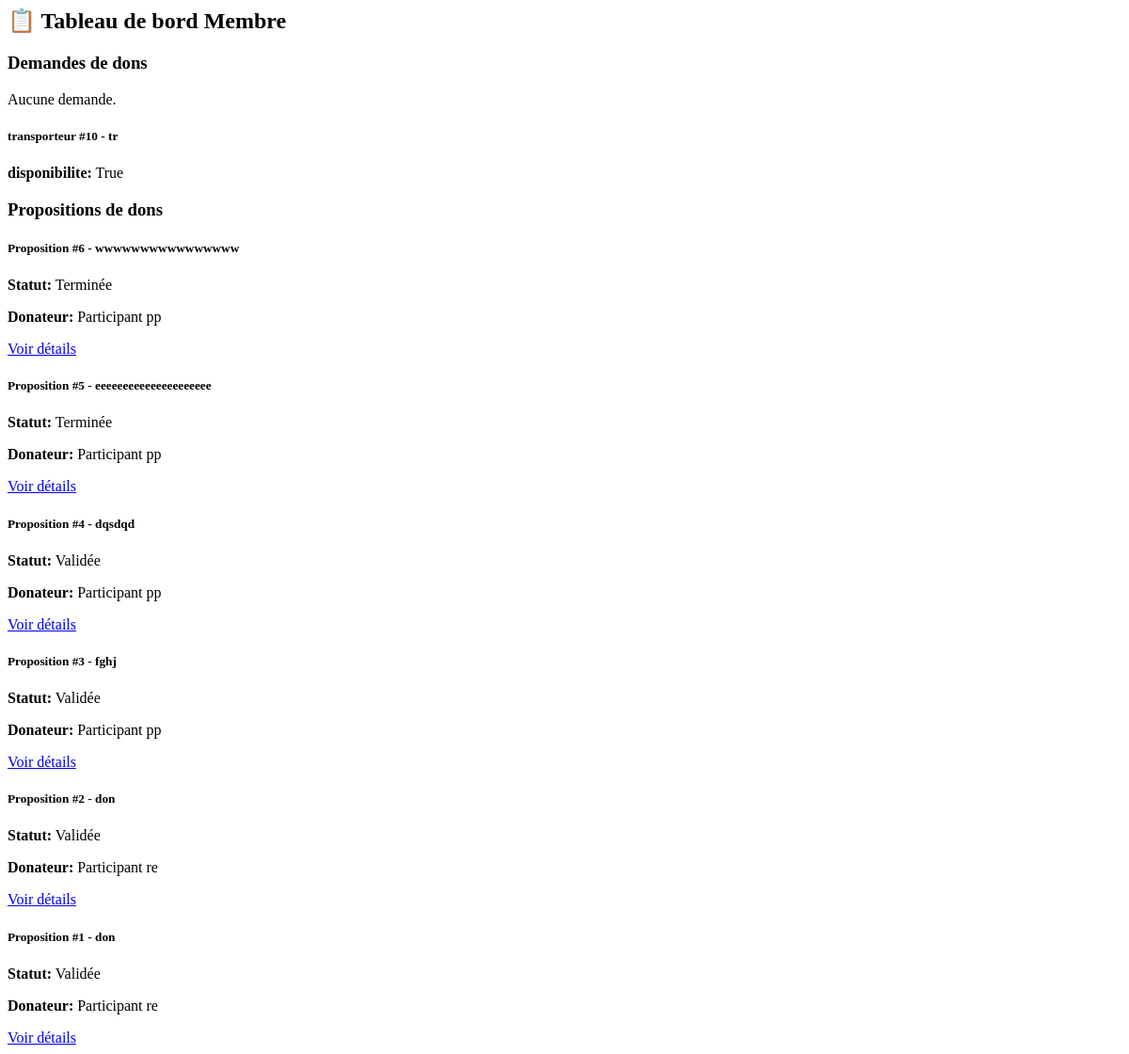
/dashboard/membre/ (signed in), run on an earlier commit of the app's database.
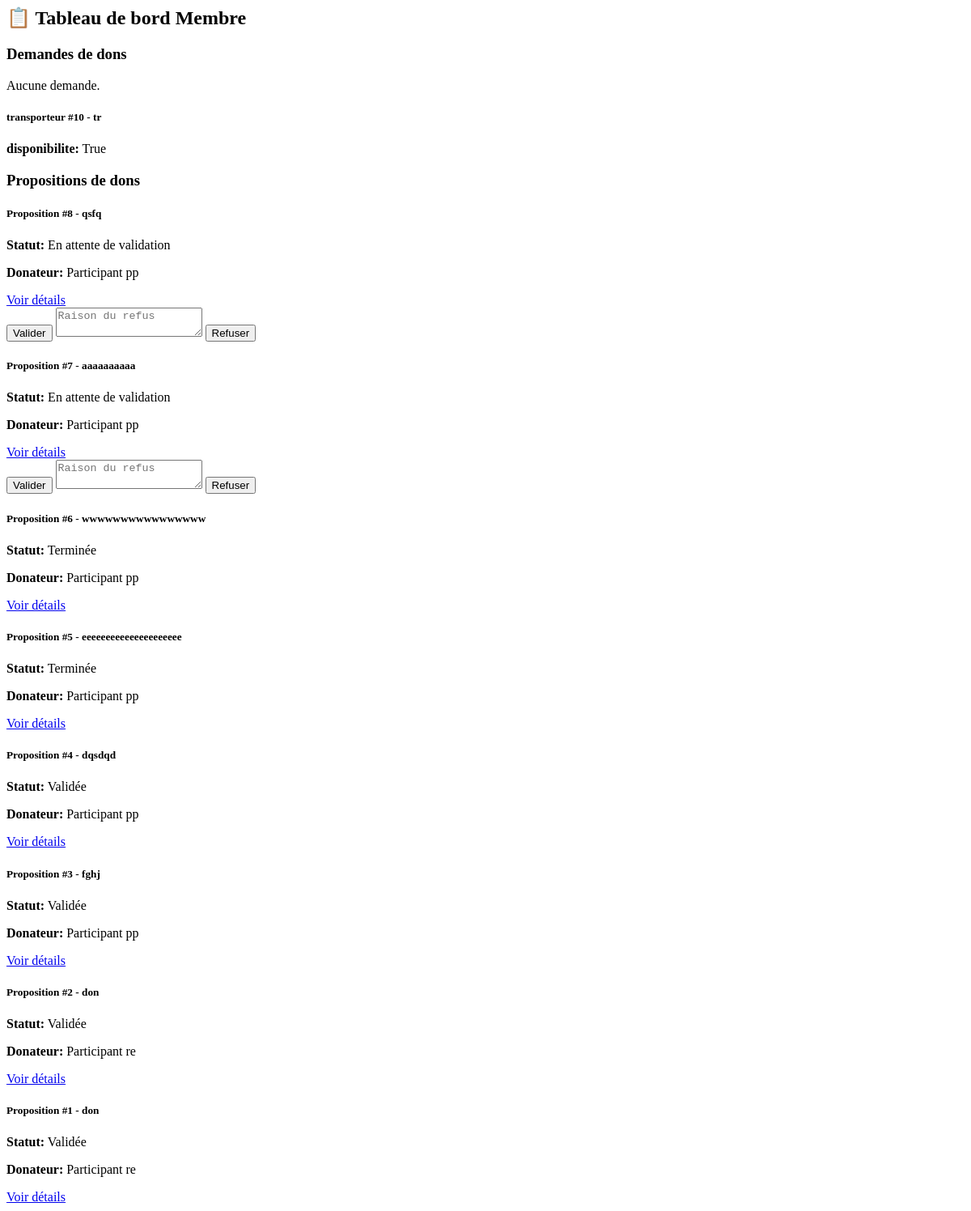
And on a later commit of the database.
### users/models.py (models this page shows, shortened)
class User(AbstractUser):
    USER_TYPES = (
        ("participant", "Participant"),
        ("membre", "Membre"),
        ("transporteur", "Transporteur"),
        ("admin", "Admin"),
    )
    user_type = models.CharField(max_length=20, choices=USER_TYPES, default="participant")

class Transporteur(User):
    phone = models.CharField(max_length=20, blank=True)
    address = models.CharField(max_length=255, blank=True)
    vehicule = models.CharField(max_length=100)
    disponibilite = models.BooleanField(default=True)
    class Meta:
        verbose_name = "Transporteur"

class User(AbstractUser):
    USER_TYPES = (
        ("participant", "Participant"),
        ("membre", "Membre"),
        ("transporteur", "Transporteur"),
        ("admin", "Admin"),
    )
    user_type = models.CharField(max_length=20, choices=USER_TYPES, default="participant")

### donations/models.py (models this page shows, shortened)
class PropositionDon(models.Model):
    ETAT_CHOICES = (
        ('neuf', 'Neuf'),
        ('bon_etat', 'Bon état'),
        ('etat_moyen', 'État moyen'),
        ('a_reparer', 'À réparer'),
    )
    STATUT_CHOICES = (
    ('en_attente', 'En attente de validation'),
    ('validee', 'Validée'),
    ('refusee', 'Refusée'),
    ('annulee', 'Annulée'),
    ('ramassee', 'Ramassée par transporteur'),
    ('terminee', 'Terminée'),
    )
    statut = models.CharField(max_length=20, choices=STATUT_CHOICES, default='en_attente')
    participant_donateur = models.ForeignKey(
        Participant,
        on_delete=models.CASCADE,
        related_name='propositions_dons'
    )
    date_proposition = models.DateTimeField(auto_now_add=True)
    categorie = models.ForeignKey(CategorieObjet, on_delete=models.SET_NULL, null=True, blank=True)
    type_materiel = models.CharField(max_length=200)
    quantite = models.IntegerField(default=1)
    description = models.TextField()
    etat = models.CharField(max_length=20, choices=ETAT_CHOICES, default='bon_etat')
    photos = models.ImageField(upload_to='propositions/dons/', blank=True, null=True)
    adresse_ramassage = models.TextField()
    ville = models.CharField(max_length=100)
    code_postal = models.CharField(max_length=10)
    disponibilite_ramassage = models.TextField(help_text="Disponibilités pour le ramassage")
    TRANSPORTEUR_CHOICES = (
        ('en_attente', 'En attente de réponse'),
        ('acceptee', 'Acceptée par transporteur'),
        ('refusee', 'Refusée par transporteur'),
    )
    transporteur_statut = models.CharField(
        max_length=20,
        choices=TRANSPORTEUR_CHOICES,
        default='en_attente'
    )
    raison_refus_transporteur = models.TextField(blank=True)
    date_validation = models.DateTimeField(null=True, blank=True)
    membre_validateur = models.ForeignKey(Membre, on_delete=models.SET_NULL, null=True, blank=True)
    raison_refus = models.TextField(blank=True)
    transporteur_assignee = models.ForeignKey(Transporteur, on_delete=models.SET_NULL, null=True, blank=True)
    date_ramassage = models.DateField(null=True, blank=True)
    heure_ramassage = models.TimeField(null=True, blank=True)
    donator_gives = models.BooleanField(default=False)  # ✅
    class Meta:
        verbose_name = "Proposition de don"
        verbose_name_plural = "Propositions de dons"
        ordering = ['-date_proposition']

### users/views.py (the view)
# urls.py: path('dashboard/membre/', membre_dashboard, name='membre_dashboard'),
@login_required
def membre_dashboard(request):
    demandes = DemandeDon.objects.all()
    propositions = PropositionDon.objects.all()
    transporteurs = Transporteur.objects.all()
    dons = Don.objects.all()   # ✅ récupérer les dons
    return render(request, "dashboards/membre.html", {
        "demandes": demandes,
        "propositions": propositions,
        "transporteurs": transporteurs,
        "dons": dons,
    })

### users/models.py (called while the page is built)
    def __str__(self):
        return f"Participant {self.username}"

### templates/dashboards/membre.html (shortened to what this page needs)
{% block content %}
<div class="container mt-4">
  <h2>📋 Tableau de bord Membre</h2>
  <h3>Demandes de dons</h3>
  {% for demande in demandes %}
    <div class="card mb-3">
      <div class="card-body">
        <h5>Demande #{{ demande.id }} - {{ demande.type_materiel }}</h5>
        <p><strong>Statut:</strong> {{ demande.get_statut_display }}</p>
        {% if demande.statut == "en_attente" %}
          <form method="post" action="{% url 'traiter_demande' demande.id %}">
            {% csrf_token %}
            <button type="submit" name="action" value="valider" class="btn btn-success">Valider</button>
            <textarea name="raison_refus" class="form-control mt-2" placeholder="Raison du refus"></textarea>
            <button type="submit" name="action" value="refuser" class="btn btn-danger mt-2">Refuser</button>
          </form>
        {% endif %}
      </div>
    </div>
  {% empty %}
    <p>Aucune demande.</p>
  {% endfor %}
  {% for transporteur in transporteurs %}
    <div class="card mb-3">
      <div class="card-body">
        <h5>transporteur #{{ transporteur.id }} - {{ transporteur.username }}</h5>
        <p><strong>disponibilite:</strong> {{ transporteur.disponibilite }}</p>
      </div>
    </div>
  {% empty %}
    <p>Aucune transporteur.</p>
  {% endfor %}
  <h3 class="mt-5">Propositions de dons</h3>
  {% for proposition in propositions %}
    <div class="card mb-3">
      <div class="card-body">
        <h5>Proposition #{{ proposition.id }} - {{ proposition.type_materiel }}</h5>
        <p><strong>Statut:</strong> {{ proposition.get_statut_display }}</p>
        <p><strong>Donateur:</strong> {{ proposition.participant_donateur }}</p>
        <a href="{% url 'proposition_detail' proposition.id %}" class="btn btn-info">Voir détails</a>
        {% if proposition.statut == "en_attente" %}
          <form method="post" action="{% url 'traiter_proposition' proposition.id %}" class="mt-2">
            <button type="submit" name="action" value="valider" class="btn btn-success">Valider</button>
            <textarea name="raison_refus" class="form-control mt-2" placeholder="Raison du refus"></textarea>
            <button type="submit" name="action" value="refuser" class="btn btn-danger mt-2">Refuser</button>
          </form>
        {% endif %}
      </div>
    </div>
  {% empty %}
    <p>Aucune proposition.</p>
  {% endfor %}
</div>
{% endblock %}

What changed in the data, as far as the page shows it:
added PropositionDon: id "8", type_materiel "qsfq", statut "En attente de validation", participant_donateur "Participant pp"
added PropositionDon: id "7", type_materiel "aaaaaaaaaa", statut "En attente de validation", participant_donateur "Participant pp"
